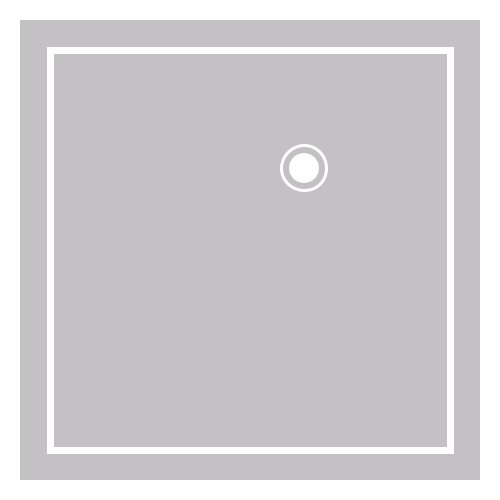
Frame 1 (no input)
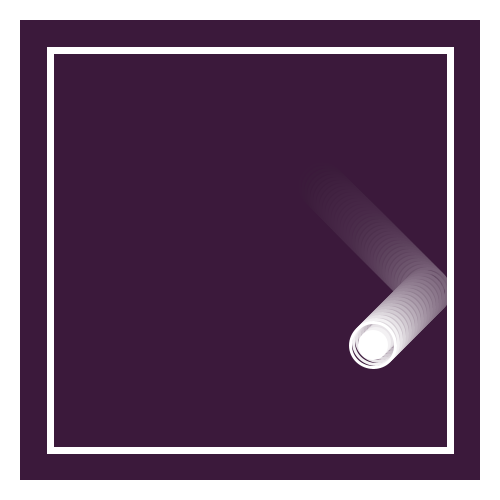
Frame 60 (the mouse pressed at the canvas centre just before this capture)
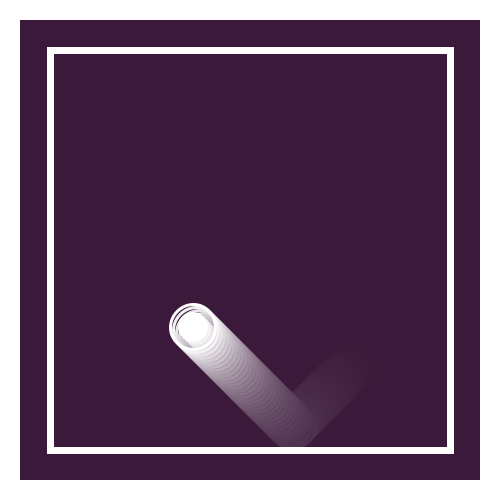
Frame 120 (the mouse held since frame 60 and released just before this capture)

The Processing sketch that drew these frames (run headless with seeded random() and noise(); from frame 60 on, the mouse is pressed at the canvas centre):

// Processing sketch: processing_82201
// ── processing_82201.pde

//Mira A | Bouncing Ball | CP1 | Mods 16/17

Ball circle;

void setup()
{
  size (500, 500);
  smooth();
  //Constructs a new Ball named "circle".
  circle = new Ball();
}

void draw()
{
  //The white borders of the canvas.
  noStroke();
  fill(44,22,59,15);
  rect(0,0,500,500);
  fill(255);
  rect(0,0,20,500);
  rect(480,0,20,500);
  rect(0,0,500,20);
  rect(0,480,500,20);
  stroke(255);
  strokeWeight(7);
  noFill();
  rect(50,50,400,400);
  //The new Ball, "circle", will perform these functions.
  circle.move();
  circle.bounce();
  circle.show();
}

class Ball
{
  //Variables controlling the location and direction of the Ball,
  //respectively.
  int x,y;
  boolean right,up;
  //Initializes the variables to certain values.
  Ball()
  {
    x = int(random(75,425));
    y = int(random(75,425));
    right = true;
    up = false;
  }
  //Codes for the movement of the Ball.
  void move()
  {
    //If right is true, the Ball will move towards the right.
    if (right == true)
    {
      x = x + 3;
    }
    //If right is false, the Ball will move towards the left.
    else if (right == false)
    {
      x = x - 3;
    }
    //If up is true, the Ball will move upwards.
    if (up == true)
    {
      y = y - 3;
    }
    //If up is false, the Ball will move downwards.
    else if (up == false)
    {
      y = y + 3;
    }
  }
  //The Ball will bounce if it comes into contact with a wall.
  void bounce()
  {
    if (x < 75)
    {
      right = true;
    }
    else if (x > 425)
    {
      right = false;
    }
    if (y < 75)
    {
      up = false;
    }
    else if (y > 425)
    {
      up = true;
    }
  }
  //Codes for the Ball's appearance.
  void show()
  {
    noStroke();
    fill(255);
    ellipse(x, y, 30, 30);
    stroke(255);
    strokeWeight(3);
    noFill();
    ellipse(x,y,45,45);
  }
}
